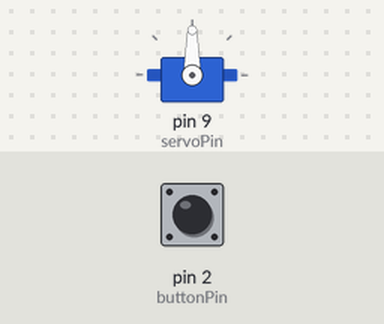
A sketch run on a simulated Arduino Uno, built with avr-gcc and run on an emulated ATmega328P. On the bench: servo. The inputs (shaded band) are chosen by the test bench; at power-on: pin 2 (buttonPin) HIGH.

Above: at 1.2 s.
1.3 s: pin 2 (buttonPin) pulled LOW for 0.15 s
3.3 s: pin 2 (buttonPin) pulled LOW for 1 s
At 4.42 s:
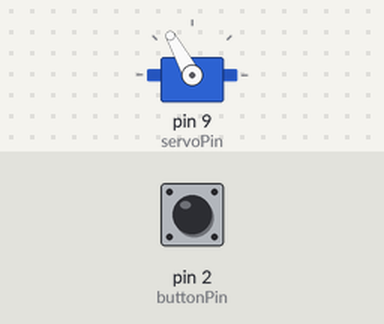
At 5.6 s:
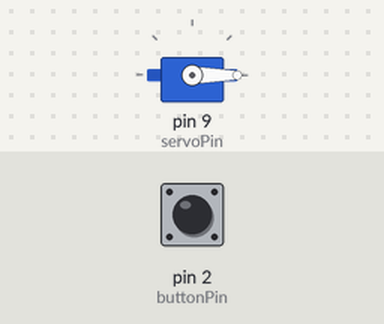
6.3 s: pin 2 (buttonPin) pulled LOW for 3.2 s
At 10.7 s:
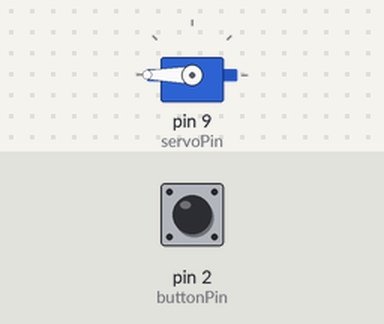
Timing chart, 0 to 12.2 s (numbered marks = the images above; inputs shaded):
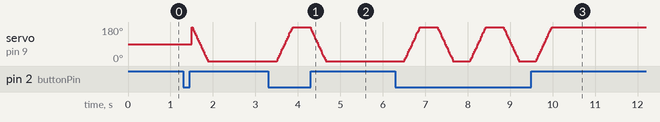

The sketch:

FalconWingProstheticCode.ino
```cpp
/*
 * Team: Shawn Hettiarachchi, Shrika Pilli, Sifali Maskey
 * Date Modified: 11/24/2026
 */

#include <Servo.h>

Servo myServo;

const int servoPin = 9;

const int buttonPin = 2;

const int myowarePin = A0;

int angle = 0;

int rotationSpeed = 15;

int stepDelay= 2;

int buttonReading = HIGH;


void setup() {

  myServo.attach(servoPin);

  pinMode(buttonPin, INPUT);

  Serial.begin(115200);

}

void loop() {

  buttonReading= digitalRead(buttonPin);

  if (buttonReading == LOW) {

    angle++;

    delay(200);

    if (angle % 2 == 0){

      for (int pos = 0; pos <= 180; pos++) {

        myServo.write(pos);

        delay(stepDelay);

      }

    }

    else if (angle % 2 == 1) {

      for (int pos = 0; pos <= 180; pos++) {

        myServo.write(180 - pos);

        delay(stepDelay);

      }

    }

    else {

      delay(50);

    }

    delay(200);

  }

}
```

Measured:
- after the input at 3.3 s, servo on pin 9 (servoPin): rises from 0° to 180° in 0.37 s, then falls to 0° in 0.78 s
